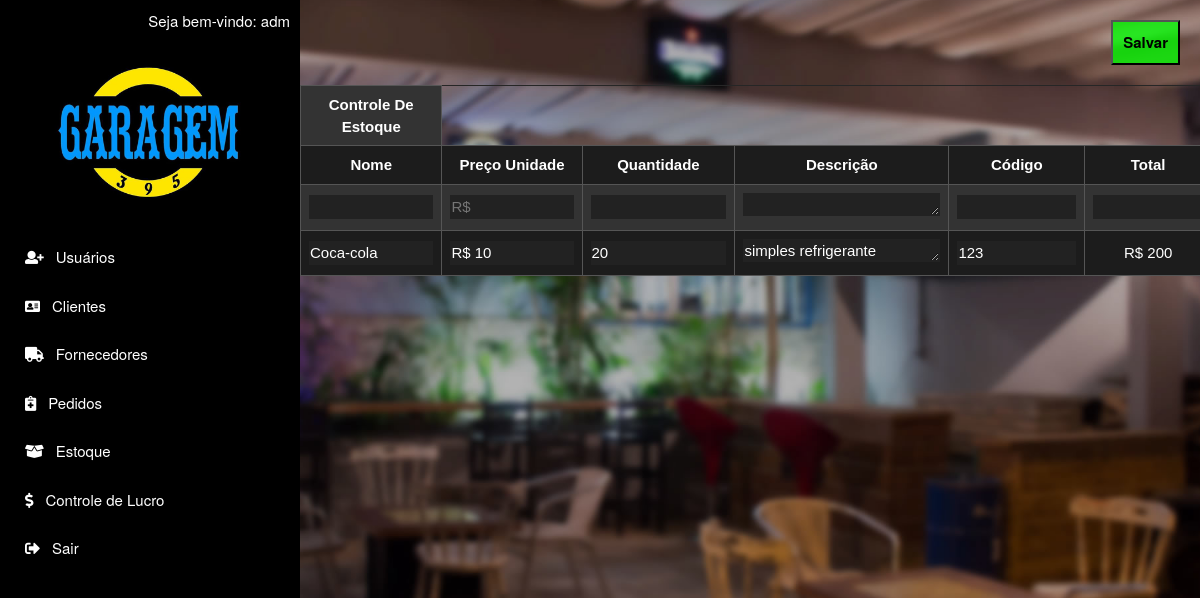
Screenshot of /app/view/estoque.php (signed in) with the database file from the repository.
### tables this page shows
CREATE TABLE `funcionario` (
  `cpf` varchar(14) NOT NULL,
  `nome` varchar(15) NOT NULL,
  `sobrenome` varchar(15) NOT NULL,
  `senha` varchar(20) NOT NULL,
  `email` varchar(40) NOT NULL,
  `tipo` tinyint(1) NOT NULL
);

CREATE TABLE `produto` (
  `codigo` int(11) NOT NULL,
  `nome` varchar(20) NOT NULL,
  `preco_unid` varchar(8) NOT NULL,
  `qtd` int(11) NOT NULL,
  `descricao` varchar(40) NOT NULL
);

### app/view/estoque.php (the view, shortened to what this page needs)
<!DOCTYPE html>
<html lang="pt-br">
  <head>
    <?php
  include "menu.php";
  include "../model/conexao.php";
  $sql = "SELECT * FROM produto";
  $retorno = mysqli_query($conexao, $sql) or die ('Erro');
    ?>
  </head>
  <body id="top" data-spy="scroll">
    <form name="EstoqueForm" method="POST" id="formularioEstoque" action="../controller/SalvaEstoque.php">
      <div class="AddProd">
        <input type="submit" class="button btn-salvar" value="Salvar"/>
      </div>
      <table class="TabelaEstoque" id="tabela-estoque">
        <tr>
          <th>Controle De Estoque</th>
        </tr>
        <tr>
          <th>Nome</th>
          <th>Preço Unidade</th>
          <th>Quantidade</th>
          <th>Descrição</th>
          <th>Código</th>
          <th>Total</th>
        </tr>
        <tr id="linhaParaClonar">
          <td><input type="text" name="NomeProd"></td>
          <td><input type="text" class="js-mask-money" name="PrecoProd" placeholder="R$"></td>
          <td><input type="number" name="QTDProd"></td>
          <td><textarea id="DescProd" name="DescricProd" rows="1"></textarea></td>
          <td><input type="number" name="CodProd"></td>
          <td><input type="number" readonly="" name="Total"></td>
        </tr>
          <?php
          while ($registro = mysqli_fetch_array($retorno)){
            $codigo = $registro['codigo'];
            $nome = $registro['nome'];
            $preco_unid = $registro['preco_unid'];
            $qtd = $registro['qtd'];
            $descricao = $registro['descricao'];
            $soma = $preco_unid * $qtd;
            echo '<td><input type="text" readonly value='. $nome .'></td>';
            echo '<td><input type="text" readonly class="js-mask-money" placeholder="R$" value="R$ '. $preco_unid .'"></td>';
            echo '<td><input type="number" readonly value='. $qtd .'></td>';
            echo '<td><textarea id="DescProd" readonly rows="1">'.$descricao.'</textarea></td>';
            echo '<td><input type="number" readonly value='. $codigo .'></td>';
            echo '<td><span>R$ '.$soma.'</span></td>';
          }
          echo "</table>";
          ?>
    </form>
  </body>
</html>

### app/controller/WelcomeUser.php
<?php
include "../model/conexao.php";
$email = $_SESSION['EmailUsuario'];
$dados = mysqli_query($conexao, "SELECT * FROM funcionario WHERE email = '$email'");
$funcionario = mysqli_fetch_array($dados);
echo 'Seja bem-vindo: '.$funcionario['nome'];
?>

### app/assets/css/style.css (style rules this page uses)
body { height:100% !important; font-size: 15px; font-size: normal; font-smooth: always; -webkit-font-smoothing: antialiased; -moz-font-smoothing: antialiased; background-repeat: no-repeat; background-position: center; background-attachment:fixed; background-size:113%; background-image: url("../images/fundo.jpg"); }
html, header { height:100% !important; }
input[type=number] { -moz-appearance:textfield; }
form,input,select,textarea { margin:0; padding:0px; color:#ffffff; }
.TabelaEstoque { font-family: arial, sans-serif; border-collapse: collapse; width: 76%; position: relative; margin-left: 300px; border: 1px solid #262626; border-radius: 15px; }
.TabelaEstoque td, th { border: 1px solid #555; text-align: center; padding: 8px; }
.TabelaEstoque th { color: white; }
.TabelaEstoque tr:nth-child(even) { background-color: #1c1c1c; }
.TabelaEstoque tr { background-color: #333; }
.TabelaEstoque td input { background: #222222; border: 1px solid #222222; width: 100%; }
.TabelaEstoque td textarea { background: #222222; border: 1px solid #222222; }
.AddProd { text-align: right; position: relative; }
.AddProd .btn-salvar { margin: 20px; padding: 10px; color: black; background: #00ff00c2; font-weight: 600; }

### rows the page displays
funcionario: nome "adm"
produto: nome "Coca-cola", preco_unid "R$ 10", qtd "20", descricao "simples refrigerante", codigo "123", soma "200"
